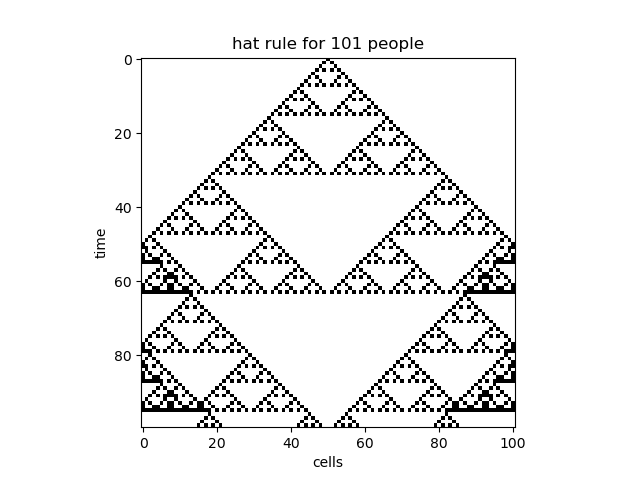

Python code for this plot:

import matplotlib.pyplot as plt
import numpy as np
from matplotlib.colors import LogNorm

#rules for wearing a hat
def rule (a,b): 
    if a==1 and b==1:
        return 0
    if a==1 and b==0:
        return 1
    if a==0 and b==1:
        return 1
    if a==0 and b==0:
        return 0

cell=[] 
cell_temp=[]
cell_length=101
for i in range(0,cell_length): #initial state of cells 
    if i==cell_length//2:
        cell.append(1)
    else:
        cell.append(0)

#for how many time steps the program should run
time=100
#a copy of main cell
cell_temp=list(cell) 
#matrix contains state of each cell in everye time steps
matrix_cell=np.zeros((time,cell_length)) 
for i in range(0,time):
    matrix_cell[i]=cell
    for j in range(0,len(cell)): #going through each cell and apply the rule
        if j==len(cell)-1:
            cell_temp[j]=rule(cell[j-1],cell[0])
        else:
            cell_temp[j]=rule(cell[j-1],cell[j+1])
    cell=list(cell_temp)


G = np.zeros((time,cell_length,3))
# Where we set the RGB for each pixel
G[matrix_cell==0] = [1,1,1]
G[matrix_cell==1] = [0,0,0]

plt.xlabel("cells")
plt.ylabel("time")
plt.title("hat rule for %i people"%cell_length)
plt.imshow(G,interpolation='nearest')
plt.show()
